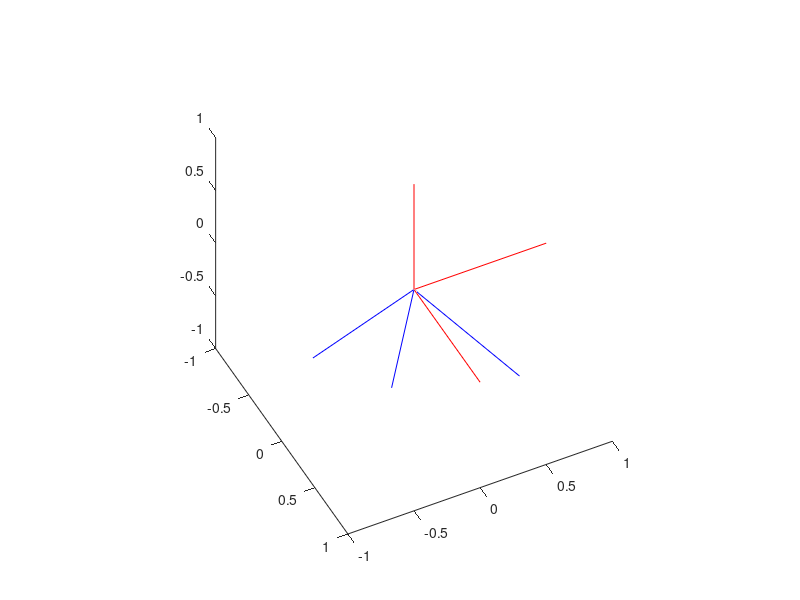
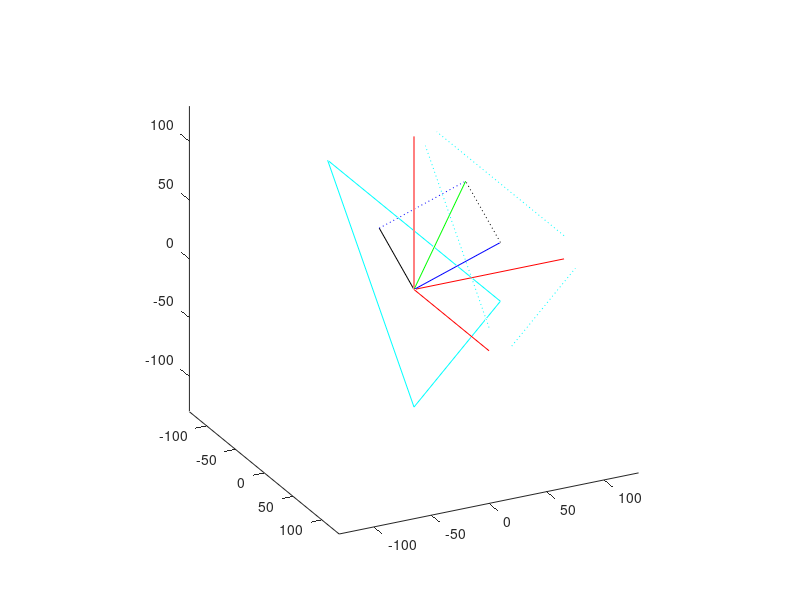
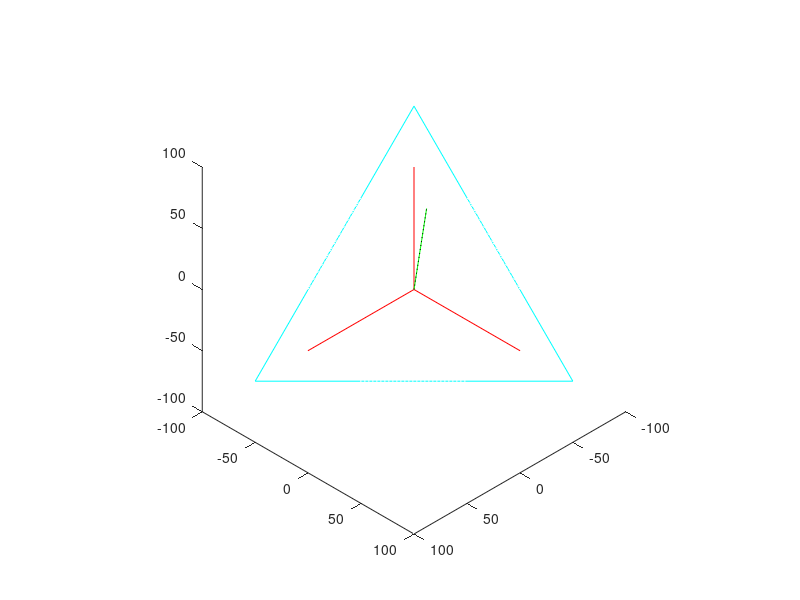

Write MATLAB code to recreate these figures, in order.
% Corso di Complementi di Scienza delle Costruzioni
% Universita' di Bergamo, Facolta' di Ingegneria, Dalmine
% Docente: prof. Egidio Rizzi
%
% PROGRAMMA PER IL CALCOLO DELLE TENSIONI PRINCIPALI
% scritto da G. Cocchetti e E. Rizzi
% maggio 2006
%
% Inizializzazioni:
% cancella variabili e figure eventualmente in memoria da run precedenti
%
clear all
clf
%
% Dati di input
% Tensore sforzo di Cauchy sigma (simmetrico)
% con valori dati da inserire
%
sig=[40, 10, 20; 
     10, 50, 30; 
     20, 30, 60]
%
% Check per sigma non simmetrico
%
if(norm(sig-sig',1)>0)
    disp('Fornire tensore sforzo simmetrico')
    return
end
%
% Calcolo di sigma^2, sigma^3 e operatori traccia
%
sigq=sig*sig;
sigc=sigq*sig;
trsig=sig(1,1)+sig(2,2)+sig(3,3);
trsigq=sigq(1,1)+sigq(2,2)+sigq(3,3);
trsigc=sigc(1,1)+sigc(2,2)+sigc(3,3);
%
% Calcolo degli invarianti di sigma
%
I1=trsig;
I2=1/2*(trsigq-trsig^2);
I3=1/3*trsigc-1/2*trsig*trsigq+1/6*trsig^3;
%
% Check su I3
%
I3-det(sig);
%
% Deviatore di sforzo e suoi invarianti da calcolo diretto
%
I=eye(3);
p=trsig/3;
sigv=p*I;
s=sig-sigv
sq=s*s;
sc=sq*s;
trsq=sq(1,1)+sq(2,2)+sq(3,3);
trsc=sc(1,1)+sc(2,2)+sc(3,3);
J2=1/2*trsq;
J3=1/3*trsc;
%
% Confronto con relazione tra Ji e Ii
%
J2-(1/3*I1^2+I2);
J3-(1/3*I1*(2/9*I1^2+I2)+I3);
%
% Calcolo della soluzione analitica degli autovalori di s
%
alpha1=1/3*acos(3*sqrt(3)/2*J3/J2^(3/2))
alpha2=alpha1+2/3*pi
alpha3=alpha1-2/3*pi
s1=2*(J2/3)^(1/2)*cos(alpha1)
s2=2*(J2/3)^(1/2)*cos(alpha2)
s3=2*(J2/3)^(1/2)*cos(alpha3)
sig1=s1+p
sig2=s2+p
sig3=s3+p
%
% Ordina gli autovalori in ordine crescente
%
sigord=sort([sig1,sig2,sig3])
%
% Calcolo degli autovettori di sigma e di s
% (si ritengono qui gli autovalori distinti)
%
% Primo autovettore corrispondente ad autovalore sig1
% Si ponga n1=1 e si determinano n2 ed n3 dalle 2 ultime eq.ni
%
n1=1;
n=zeros([3,3]);
for i=1:3
    A=[sig(2,2)-sigord(i), sig(2,3); sig(3,2), sig(3,3)-sigord(i)];
    b=-n1*[sig(1,2); sig(1,3)];
    x=A\b;
    n(:,i)=[1; x]/sqrt(1+x(1)^2+x(2)^2);
end
%
% Ridefinizione del terzo autovettore per ottenere terna principale
% destrorsa
%
if(norm(cross(n(:,1),n(:,2))-n(:,3),1)>0.0001)
    n(:,3)=-n(:,3);
end
if(norm(cross(n(:,1),n(:,2))-n(:,3),1)>0.0001)
    n(:,3)=cross(n(:,1),n(:,2));
end
%
% Mostra l'autovettore
%
n
%
% Verifica con calcolo automatico degli autovalori di sigma e di s
% mediante comando Matlab
%
[vecs,vals]=eig(s)
[vecsig,valsig]=eig(sig)
%
% Fig. 1: Rappresentazione grafica della terna principale
%
figure(1)
clf
hold on
view([10,-5,11])
axis(1*[-1,1,-1,1,-1,1]) 
axis equal
%
% Terna cartesiana di riferimento (in rosso)
%
plot3([0;1],[0;0],[0;0],'r-')
plot3([0;0],[0;1],[0;0],'r-')
plot3([0;0],[0;0],[0;1],'r-')
%
% Terna principale locale (nell'origine, in blu)
%
plot3([0;n(1,1)],[0;n(2,1)],[0;n(3,1)],'b-')
plot3([0;n(1,2)],[0;n(2,2)],[0;n(3,2)],'b-')
plot3([0;n(1,3)],[0;n(2,3)],[0;n(3,3)],'b-')
%
% Vista degli sforzi nello spazio delle tensioni principali
% secondo la decomposizione sig=s+pI
% sig: tensore sforzo     (in verde)
% s:   sforzo deviatorico (in nero)
% pI:  sforzo volumetrico (in blu)
%
% Fig. 2: Vista da prospettiva generica
%
figure(2)
clf
hold on
view([10,-5,5])
axis(130*[-1,1,-1,1,-1,1]) 
axis equal
%
% Assi sig1, sig2, sig3
%
plot3([0;180],[0;0],[0;0],'r-')
plot3([0;0],[0;180],[0;0],'r-')
plot3([0;0],[0;0],[0;180],'r-')
%
% Vettore che rappresenta il tensore sforzo
%
plot3([0;sigord(1)],[0;sigord(2)],[0;sigord(3)],'g-')
%
% Vettore che rappresenta il deviatore su piano deviatorico
% per l'origine e suo traslato su piano deviatorico per pI
%
plot3([0;sigord(1)-p],[0;sigord(2)-p],[0;sigord(3)-p],'k-')
plot3([0+p;sigord(1)-p+p],[0+p;sigord(2)-p+p],[0+p;sigord(3)-p+p],'k:')
%
% Vettore che rappresenta lo sforzo volumetrico pI e suo traslato per s
%
plot3([0;p],[0;p],[0;p],'b-')
plot3([sigord(1)-p;sigord(1)],[sigord(2)-p;sigord(2)],[sigord(3)-p;sigord(3)],'b:')
%
% Piano deviatorico per pI
%
plot3([3*p;0],[0;3*p],[0;0],'c:')
plot3([3*p;0],[0;0],[0;3*p],'c:')
plot3([0;0],[3*p;0],[0;3*p],'c:')
%
% Piano deviatorico per l'origine
%
plot3([2*p;-p],[-p;2*p],[-p;-p],'c-')
plot3([2*p;-p],[-p;-p],[-p;2*p],'c-')
plot3([-p;-p],[2*p;-p],[-p;2*p],'c-')
%
% Fig. 3: Vista di s sul piano deviatorico dall'asse idrostatico
%         (cambia solo il view point)
%
figure(3)
clf
hold on
view([10,10,10])
axis(100*[-1,1,-1,1,-1,1]) 
axis equal
%
% Assi sig1, sig2, sig3
%
plot3([0;180],[0;0],[0;0],'r-')
plot3([0;0],[0;180],[0;0],'r-')
plot3([0;0],[0;0],[0;180],'r-')
%
% Vettore che rappresenta il tensore sforzo
%
plot3([0;sigord(1)],[0;sigord(2)],[0;sigord(3)],'g-')
%
% Vettore che rappresenta il deviatore su piano deviatorico
% per l'origine e suo traslato su piano deviatorico per pI
%
plot3([0;sigord(1)-p],[0;sigord(2)-p],[0;sigord(3)-p],'k-')
plot3([0+p;sigord(1)-p+p],[0+p;sigord(2)-p+p],[0+p;sigord(3)-p+p],'k:')
%
% Vettore che rappresenta lo sforzo volumetrico pI e suo traslato per s
%
plot3([0;p],[0;p],[0;p],'b-')
plot3([sigord(1)-p;sigord(1)],[sigord(2)-p;sigord(2)],[sigord(3)-p;sigord(3)],'b:')
%
% Piano deviatorico per pI
%
plot3([3*p;0],[0;3*p],[0;0],'c:')
plot3([3*p;0],[0;0],[0;3*p],'c:')
plot3([0;0],[3*p;0],[0;3*p],'c:')
%
% Piano deviatorico per l'origine
%
plot3([2*p;-p],[-p;2*p],[-p;-p],'c-')
plot3([2*p;-p],[-p;-p],[-p;2*p],'c-')
plot3([-p;-p],[2*p;-p],[-p;2*p],'c-')
